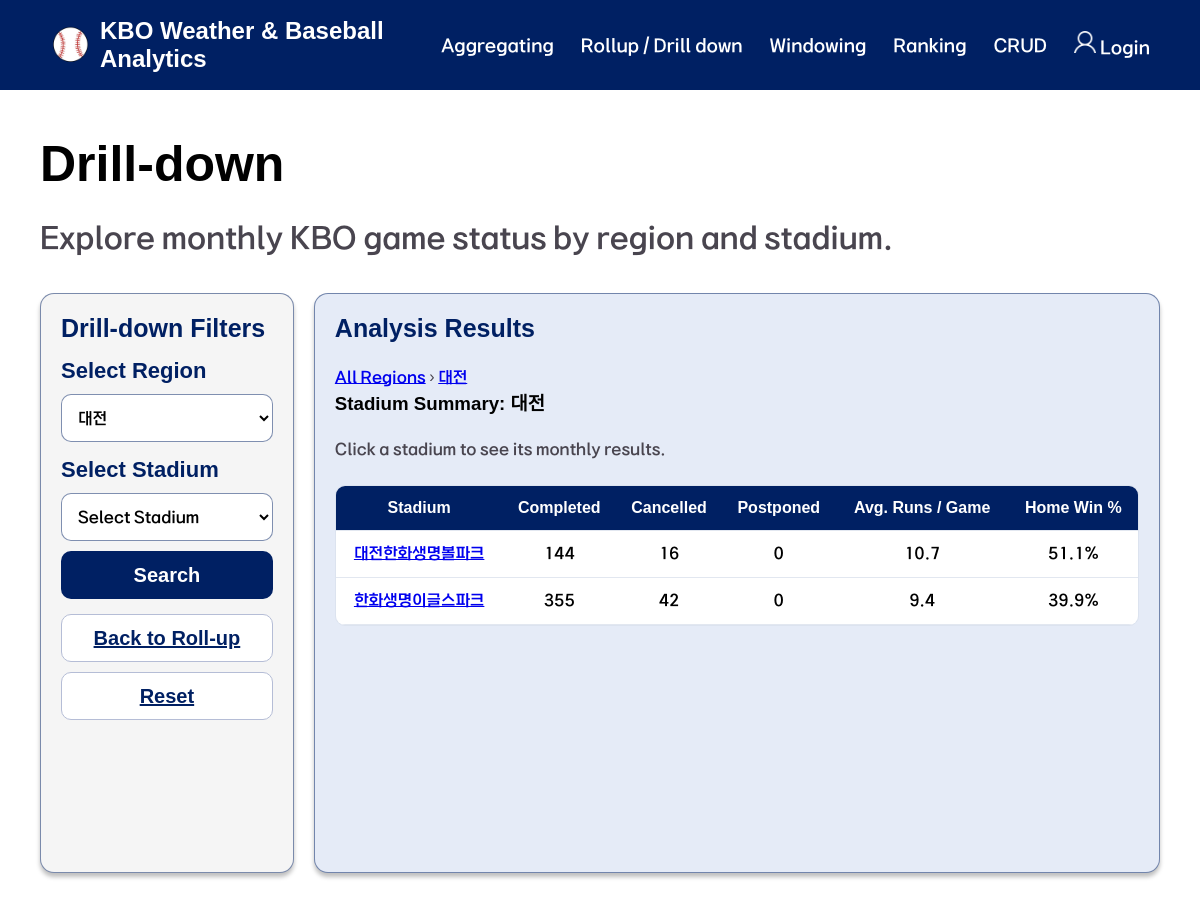
Screenshot of /analysis_drilldown.php?city=대전 with the database file from the repository.
### tables this page shows
CREATE TABLE `stadium` (
  `stadium_id` smallint(5) UNSIGNED NOT NULL,
  `stadium_name` varchar(80) NOT NULL,
  `city` varchar(40) NOT NULL,
  `asos_station_id` varchar(12) DEFAULT NULL,
  `is_dome` tinyint(1) NOT NULL DEFAULT 0
);

### db.php (called while the page is built, shortened)
<?php
function db(): mysqli
{
    static $conn = null;
    if ($conn === null) {
        try {
            $conn = new mysqli(DB_HOST, DB_USER, DB_PASS, DB_NAME);
            $conn->set_charset('utf8mb4');
        } catch (mysqli_sql_exception $e) {
            http_response_code(500);
            echo '<h2>데이터베이스에 연결할 수 없습니다.</h2>';
            echo '<p>XAMPP에서 MySQL이 실행 중인지, team04 계정과 DB가 만들어져 있는지 확인하세요.</p>';
            echo '<p>오류 내용: ' . htmlspecialchars($e->getMessage()) . '</p>';
            exit;
        }
    }
    return $conn;
}
function db_run(string $sql, string $types, array $params): mysqli_stmt
{
    $stmt = db()->prepare($sql);
    if ($types !== '') {
        $stmt->bind_param($types, ...$params);
    }
    $stmt->execute();
    return $stmt;
}
function db_query(string $sql, string $types = '', array $params = []): array
{
    $stmt = db_run($sql, $types, $params);
    $rows = $stmt->get_result()->fetch_all(MYSQLI_ASSOC);
    return $rows;
}
function h($value): string
{
    return htmlspecialchars((string)$value, ENT_QUOTES, 'UTF-8');
}

### analysis_drilldown.php (the view, shortened to what this page needs)
<?php
require_once 'db.php';
$default_filter = [
    'city' => '',
    'stadium_id' => ''
];
$filter = load_filter('analysis_drilldown', $default_filter);
$filter_keys = array_keys($default_filter);
if (count(array_intersect($filter_keys, array_keys($_GET))) > 0) {
    $filter = array_merge($default_filter, $_GET);
}
$cities = db_query("
    SELECT DISTINCT city
    FROM stadium
    WHERE city IS NOT NULL
    ORDER BY city
");
$selected_city = (string)$filter['city'];
$selected_stadium = $filter['stadium_id'];
if (
    $selected_city !== '' &&
    ctype_digit((string)$selected_stadium)
) {
    $selected_stadium = (int)$selected_stadium;
} else {
    $selected_stadium = '';
}
$game_stats_sql = "
    SELECT
        game_id,
        SUM(runs) AS total_runs,
        SUM(CASE WHEN is_home = 1 AND result = 'W' THEN 1 ELSE 0 END) AS home_wins,
        SUM(CASE WHEN is_home = 1 AND result = 'L' THEN 1 ELSE 0 END) AS home_losses
    FROM team_game_stats
    GROUP BY game_id
";
$stadium_summary = [];
if ($selected_city !== '' && $selected_stadium === '') {
    $stadium_summary = db_query(
        "SELECT
            s.stadium_id,
            s.stadium_name,
            s.is_dome,
            COUNT(CASE WHEN g.game_status = 'completed' THEN 1 END) AS completed_count,
            COUNT(CASE WHEN g.game_status = 'cancelled' THEN 1 END) AS cancelled_count,
            COUNT(CASE WHEN g.game_status = 'postponed' THEN 1 END) AS postponed_count,
            AVG(CASE WHEN g.game_status = 'completed' THEN gs.total_runs END) AS avg_runs,
            100 * SUM(gs.home_wins) / NULLIF(SUM(gs.home_wins) + SUM(gs.home_losses), 0) AS home_win_pct
         FROM stadium s
         LEFT JOIN game g ON g.stadium_id = s.stadium_id
         LEFT JOIN ($game_stats_sql) AS gs ON gs.game_id = g.game_id
         WHERE s.city = ?
         GROUP BY s.stadium_id, s.stadium_name, s.is_dome
         ORDER BY s.stadium_name",
        's',
        [$selected_city]
    );
}
require_once 'header.php';
?>
<section class="intro">
    <h1 class="title">Drill-down</h1>
    <p class="content">
        Explore monthly KBO game status by region and stadium.
    </p>
</section>
<section class="analysis-page-layout">
    <div class="filter-panel">
        <h2>Drill-down Filters</h2>
        <form method="GET"
              action="analysis_drilldown.php"
              class="analysis-page-form">
            <label for="city">Select Region</label>
            <select name="city"
                    id="city"
                    onchange="this.form.submit()">
                <?php foreach ($cities as $city): ?>
                    <option value="<?= h($city['city']) ?>"
                        <?= $selected_city === $city['city']
                            ? 'selected' : '' ?>>
                        <?= h($city['city']) ?>
                    </option>
                <?php endforeach; ?>
            </select>
        </form>
        <?php if ($selected_city !== ''): ?>
            <form method="GET"
                  action="analysis_drilldown.php"
                  class="analysis-page-form">
                <label for="stadium_id">Select Stadium</label>
                <select name="stadium_id" id="stadium_id">
                    <option value="">Select Stadium</option>
                </select>
                <button type="submit" class="analysis-page-submit">
                    Search
                </button>
            </form>
        <?php endif; ?>
        <div class="analysis-page-form">
            <a href="analysis_rollup.php" class="analysis-page-reset">Back to Roll-up</a>
            <a href="analysis_drilldown.php?reset=1" class="analysis-page-reset">Reset</a>
        </div>
    </div>
    <div class="result-panel">
        <h2>Analysis Results</h2>
        <p class="analysis-page-message">
            <a href="analysis_rollup.php">All Regions</a>
            <?php if ($selected_city !== ''): ?>
                &rsaquo;
                <a href="analysis_drilldown.php?city=<?= urlencode($selected_city) ?>"><?= h($selected_city) ?></a>
            <?php endif; ?>
        </p>
        <?php if ($selected_city === ''): ?>
            <p class="analysis-page-message">
                Please select a region to begin, or click a region on the Roll-up page.
            </p>
        <?php elseif ($selected_stadium === ''): ?>
            <h3>Stadium Summary: <?= h($selected_city) ?></h3>
            <p class="analysis-page-message">Click a stadium to see its monthly results.</p>
            <div class="analysis-page-table-wrap">
                <table class="analysis-page-table">
                    <thead>
                        <tr>
                            <th>Stadium</th>
                            <th>Completed</th>
                            <th>Cancelled</th>
                            <th>Postponed</th>
                            <th>Avg. Runs / Game</th>
                            <th>Home Win %</th>
                        </tr>
                    </thead>
                    <tbody>
                        <?php foreach ($stadium_summary as $row): ?>
                            <tr>
                                <td>
                                    <a href="analysis_drilldown.php?city=<?= urlencode($selected_city) ?>&amp;stadium_id=<?= (int)$row['stadium_id'] ?>">
                                        <?= h($row['stadium_name']) ?>
                                    </a>
                                </td>
                                <td><?= (int)$row['completed_count'] ?></td>
                                <td><?= (int)$row['cancelled_count'] ?></td>
                                <td><?= (int)$row['postponed_count'] ?></td>
                                <td><?= $row['avg_runs'] !== null ? number_format((float)$row['avg_runs'], 1) : '-' ?></td>
                                <td><?= $row['home_win_pct'] !== null ? number_format((float)$row['home_win_pct'], 1) . '%' : '-' ?></td>
                            </tr>
                        <?php endforeach; ?>
                    </tbody>
                </table>
            </div>
        <?php endif; ?>
    </div>
</section>
</main>
</body>
</html>

### style.css (style rules this page uses)
* { margin: 0; padding: 0; box-sizing: border-box; }
body { font-family: 'KBO Dia Gothic', sans-serif; background: #FFFFFF; font-weight: 500; color: #000000; }
.intro { width: calc(100% - 80px); max-width: 1600px; margin: 45px auto 30px; }
.title { font-size: 50px; font-weight: 700; margin-bottom: 20px; }
.content { font-size: 30px; line-height: 1.67; color: #49454F; font-weight: 500; }
.analysis-page-layout { width: calc(100% - 80px); max-width: 1600px; margin: 0 auto 25px; display: grid; grid-template-columns: minmax(0, 0.3fr) minmax(0, 1fr); gap: 20px; align-items: stretch; }
.analysis-page-layout h2 { color: #002063; font-size: 25px; margin-bottom: 15px; }
.filter-panel { height: auto; min-height: 580px; background: #F5F5F5; border: 1px solid rgba(0, 32, 99, 0.5); border-radius: 14px; box-shadow: 0px 4px 4px rgba(0, 0, 0, 0.25); padding: 20px; align-self: start; }
.result-panel { height: auto; min-height: 580px; background: #E5EBF7; border: 1px solid rgba(0, 32, 99, 0.5); border-radius: 14px; box-shadow: 0px 4px 4px rgba(0, 0, 0, 0.25); padding: 20px; overflow-y: auto; }
.analysis-page-form { display: flex; flex-direction: column; gap: 10px; margin-top: 15px; }
.analysis-page-form > label { font-size: 22px; font-weight: 700; color: #002063; }
.analysis-page-form select { width: 100%; height: 48px; padding: 0 12px; background: #FFFFFF; border: 1px solid rgba(0, 32, 99, 0.5); border-radius: 10px; font-family: inherit; font-size: 16px; cursor: pointer; }
.analysis-page-submit { display: flex; align-items: center; justify-content: center; line-height: 1.2; flex-shrink: 0; width: 100%; height: 48px; background: #002063; color: #FFFFFF; border: none; border-radius: 10px; font-family: inherit; font-size: 20px; font-weight: 700; cursor: pointer; transition: backgrond 0.2s; }
.analysis-page-reset { display: flex; align-items: center; justify-content: center; line-height: 1.2; flex-shrink: 0; width: 100%; height: 48px; background: #FFFFFF; color: #002063; border: 1px solid #B5BDD6; border-radius: 10px; font-family: inherit; font-size: 20px; font-weight: 700; cursor: pointer; transition: backgrond 0.2s, border-color 0.2s; }
.analysis-page-table-wrap { width: 100%; max-height: 520px; margin-top: 25px; overflow: auto; border-radius: 10px; border: 1px solid #DCE3EF; overflow-y: auto; }
.analysis-page-table { width: 100%; border-collapse: collapse; background: #FFFFFF; font-size: 16px; }
.analysis-page-table th, .analysis-page-table td { padding: 13px 10px; text-align: center; border-bottom: 1px solid #E2E7F0; white-space: nowrap; }
.analysis-page-table th { background: #002063; color: #FFFFFF; font-weight: 700; position: sticky; top: 0; z-index: 1; }
.analysis-page-message { margin-top: 25px; font-size: 16px; color: #49454F; }

### rows the page displays
stadium: stadium_name "대전한화생명볼파크", completed_count "144", cancelled_count "16", postponed_count "0", avg_runs "10.7", home_win_pct "51.1"
stadium: stadium_name "한화생명이글스파크", completed_count "355", cancelled_count "42", postponed_count "0", avg_runs "9.4", home_win_pct "39.9"

### other values shown
$selected_city "대전"
form field city "대전"
